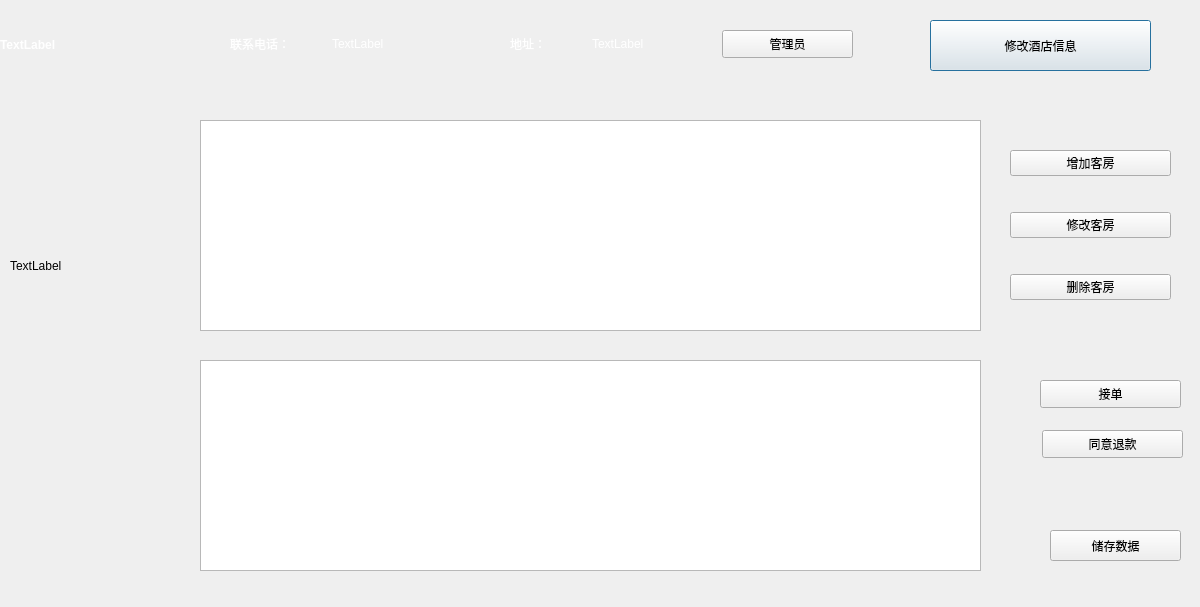
<?xml version="1.0" encoding="UTF-8"?>
<ui version="4.0">
 <class>hotelwindow</class>
 <widget class="QDialog" name="hotelwindow">
  <property name="geometry">
   <rect>
    <x>0</x>
    <y>0</y>
    <width>1200</width>
    <height>607</height>
   </rect>
  </property>
  <property name="windowTitle">
   <string>Dialog</string>
  </property>
  <property name="styleSheet">
   <string notr="true">font: 12pt &quot;微软雅黑&quot;;</string>
  </property>
  <widget class="QTableWidget" name="roomtable">
   <property name="geometry">
    <rect>
     <x>200</x>
     <y>120</y>
     <width>781</width>
     <height>211</height>
    </rect>
   </property>
  </widget>
  <widget class="QPushButton" name="updateinfomation">
   <property name="geometry">
    <rect>
     <x>930</x>
     <y>20</y>
     <width>221</width>
     <height>51</height>
    </rect>
   </property>
   <property name="styleSheet">
    <string notr="true">font: 18pt &quot;楷体&quot;;</string>
   </property>
   <property name="text">
    <string>修改酒店信息</string>
   </property>
  </widget>
  <widget class="QLabel" name="hotelname">
   <property name="geometry">
    <rect>
     <x>0</x>
     <y>10</y>
     <width>201</width>
     <height>71</height>
    </rect>
   </property>
   <property name="styleSheet">
    <string notr="true">font: 18pt &quot;楷体&quot;;
color: rgb(255, 255, 255);</string>
   </property>
   <property name="text">
    <string>&lt;html&gt;&lt;head/&gt;&lt;body&gt;&lt;p&gt;&lt;span style=&quot; font-weight:600; color:#ffffff;&quot;&gt;TextLabel&lt;/span&gt;&lt;/p&gt;&lt;/body&gt;&lt;/html&gt;</string>
   </property>
  </widget>
  <widget class="QWidget" name="layoutWidget">
   <property name="geometry">
    <rect>
     <x>510</x>
     <y>30</y>
     <width>158</width>
     <height>29</height>
    </rect>
   </property>
   <layout class="QHBoxLayout" name="horizontalLayout">
    <item>
     <widget class="QLabel" name="label_2">
      <property name="text">
       <string>&lt;html&gt;&lt;head/&gt;&lt;body&gt;&lt;p&gt;&lt;span style=&quot; color:#ffffff;&quot;&gt;地址：&lt;/span&gt;&lt;/p&gt;&lt;/body&gt;&lt;/html&gt;</string>
      </property>
     </widget>
    </item>
    <item>
     <widget class="QLabel" name="address">
      <property name="styleSheet">
       <string notr="true">color: rgb(255, 255, 255);</string>
      </property>
      <property name="text">
       <string>&lt;html&gt;&lt;head/&gt;&lt;body&gt;&lt;p&gt;&lt;span style=&quot; color:#ffffff;&quot;&gt;TextLabel&lt;/span&gt;&lt;/p&gt;&lt;/body&gt;&lt;/html&gt;</string>
      </property>
     </widget>
    </item>
   </layout>
  </widget>
  <widget class="QWidget" name="layoutWidget1">
   <property name="geometry">
    <rect>
     <x>230</x>
     <y>30</y>
     <width>198</width>
     <height>29</height>
    </rect>
   </property>
   <layout class="QHBoxLayout" name="horizontalLayout_2">
    <item>
     <widget class="QLabel" name="label_3">
      <property name="styleSheet">
       <string notr="true">color: rgb(255, 255, 255);</string>
      </property>
      <property name="text">
       <string>&lt;html&gt;&lt;head/&gt;&lt;body&gt;&lt;p&gt;&lt;span style=&quot; color:#ffffff;&quot;&gt;联系电话：&lt;/span&gt;&lt;/p&gt;&lt;/body&gt;&lt;/html&gt;</string>
      </property>
     </widget>
    </item>
    <item>
     <widget class="QLabel" name="telephone">
      <property name="styleSheet">
       <string notr="true">color: rgb(255, 255, 255);</string>
      </property>
      <property name="text">
       <string>&lt;html&gt;&lt;head/&gt;&lt;body&gt;&lt;p&gt;&lt;span style=&quot; color:#ffffff;&quot;&gt;TextLabel&lt;/span&gt;&lt;/p&gt;&lt;/body&gt;&lt;/html&gt;</string>
      </property>
     </widget>
    </item>
   </layout>
  </widget>
  <widget class="QWidget" name="layoutWidget2">
   <property name="geometry">
    <rect>
     <x>1010</x>
     <y>120</y>
     <width>161</width>
     <height>211</height>
    </rect>
   </property>
   <layout class="QVBoxLayout" name="verticalLayout">
    <item>
     <widget class="QPushButton" name="addroom">
      <property name="text">
       <string>增加客房</string>
      </property>
     </widget>
    </item>
    <item>
     <widget class="QPushButton" name="changeroom">
      <property name="text">
       <string>修改客房</string>
      </property>
     </widget>
    </item>
    <item>
     <widget class="QPushButton" name="deleteroom">
      <property name="text">
       <string>删除客房</string>
      </property>
     </widget>
    </item>
   </layout>
  </widget>
  <widget class="QPushButton" name="savedata">
   <property name="geometry">
    <rect>
     <x>1050</x>
     <y>530</y>
     <width>131</width>
     <height>31</height>
    </rect>
   </property>
   <property name="text">
    <string>储存数据</string>
   </property>
  </widget>
  <widget class="QTableWidget" name="ordertable">
   <property name="geometry">
    <rect>
     <x>200</x>
     <y>360</y>
     <width>781</width>
     <height>211</height>
    </rect>
   </property>
  </widget>
  <widget class="QPushButton" name="acceptorder">
   <property name="geometry">
    <rect>
     <x>1040</x>
     <y>380</y>
     <width>141</width>
     <height>28</height>
    </rect>
   </property>
   <property name="text">
    <string>接单</string>
   </property>
  </widget>
  <widget class="QPushButton" name="agreerefund">
   <property name="geometry">
    <rect>
     <x>1042</x>
     <y>430</y>
     <width>141</width>
     <height>28</height>
    </rect>
   </property>
   <property name="text">
    <string>同意退款</string>
   </property>
  </widget>
  <widget class="QLabel" name="picture">
   <property name="geometry">
    <rect>
     <x>10</x>
     <y>130</y>
     <width>181</width>
     <height>271</height>
    </rect>
   </property>
   <property name="text">
    <string>TextLabel</string>
   </property>
  </widget>
  <widget class="QLabel" name="label">
   <property name="geometry">
    <rect>
     <x>-9</x>
     <y>-6</y>
     <width>1221</width>
     <height>621</height>
    </rect>
   </property>
   <property name="text">
    <string/>
   </property>
   <property name="pixmap">
    <pixmap resource="background.qrc">:/new/prefix1/462ad15d590f3f2782c7e5f664be1b3b.jpg</pixmap>
   </property>
  </widget>
  <widget class="QPushButton" name="addman">
   <property name="geometry">
    <rect>
     <x>722</x>
     <y>30</y>
     <width>131</width>
     <height>28</height>
    </rect>
   </property>
   <property name="text">
    <string>管理员</string>
   </property>
  </widget>
  <zorder>label</zorder>
  <zorder>updateinfomation</zorder>
  <zorder>hotelname</zorder>
  <zorder>layoutWidget</zorder>
  <zorder>layoutWidget1</zorder>
  <zorder>layoutWidget2</zorder>
  <zorder>savedata</zorder>
  <zorder>acceptorder</zorder>
  <zorder>agreerefund</zorder>
  <zorder>roomtable</zorder>
  <zorder>ordertable</zorder>
  <zorder>picture</zorder>
  <zorder>addman</zorder>
 </widget>
 <resources>
  <include location="background.qrc"/>
 </resources>
 <connections/>
</ui>
